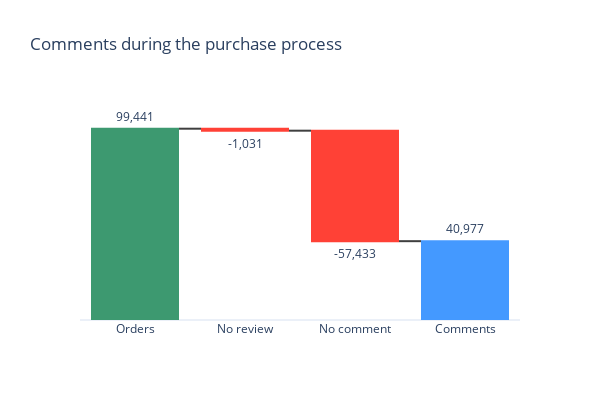

Notebook cell for this chart:
### Markdown cell above
#### Verify waterfall of review comments during the purchase process

### Code cell
# Calculates the amount of orders, reviews and comments
orders_quantity = orders.order_id.nunique()
reviews_quantity = order_reviews_sentiment.review_id.nunique()
comments_quantity = order_reviews_sentiment.review_comment_message.count()

no_review_quantity = orders_quantity - reviews_quantity
no_comment_quantity = reviews_quantity - comments_quantity

# Creates a waterfall chart with the amount of orders, reviews and comments quantities
fig = go.Figure(
    go.Waterfall(
        name="Reviews comments",
        orientation="v",
        measure=["relative", "relative", "relative", "total"],
        x=["Orders", "No review", "No comment", "Comments"],
        textposition="outside",
        text=[
            f"{orders_quantity:,}",
            f"-{no_review_quantity:,}",
            f"-{no_comment_quantity:,}",
            f"{comments_quantity:,}",
        ],
        y=[
            orders_quantity,
            -no_review_quantity,
            -no_comment_quantity,
            reviews_quantity,
        ],
        connector={"line": {"color": "rgb(63, 63, 63)"}},
    )
)

# Makes some style adjustments
fig.update_layout(
    title="Comments during the purchase process",
    height=400,
    width=600,
    showlegend=False,
    yaxis=dict(showticklabels=False),
)

# Update axes limits to not cut off the first bar
fig.update_yaxes(range=[0, 1.15 * orders_quantity])

# Removes the grid
fig.update_yaxes(showgrid=False)

fig.show()

### Figure 1 — Plotly figure (JSON) as saved in the notebook; plotly's stock layout.template omitted (floating-point values rounded to 4 significant figures)
{"data": [{"connector": {"line": {"color": "rgb(63, 63, 63)"}}, "measure": ["relative", "relative", "relative", "total"], "name": "Reviews comments", "orientation": "v", "text": ["99,441", "-1,031", "-57,433", "40,977"], "textposition": "outside", "type": "waterfall", "x": ["Orders", "No review", "No comment", "Comments"], "y": [99441, -1031, -57433, 98410]}], "layout": {"height": 400, "showlegend": false, "title": {"text": "Comments during the purchase process"}, "width": 600, "yaxis": {"range": [0, 114400.0], "showgrid": false, "showticklabels": false}}}
